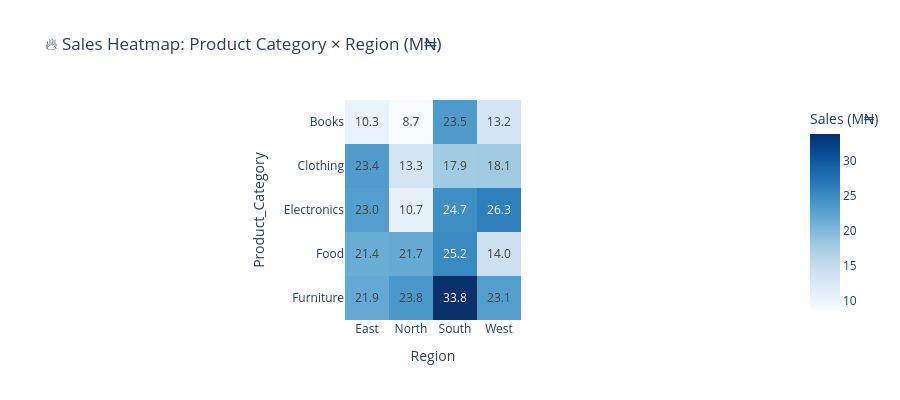

This figure's notebook cell:
### Code cell
#5.4 Category × Region Heatmap
#A heatmap uses colour intensity to show which product category sells best in which region.
#Darker = higher sales. px.imshow() builds it from a pivot table in one line.

pivot = df_balanced.pivot_table(
values='Total_Sales', index='Product_Category',
columns='Region', aggfunc='sum'
) / 1e6
fig = px.imshow(
pivot, text_auto='.1f',
color_continuous_scale='Blues',
title='🔥 Sales Heatmap: Product Category × Region (M₦)',
labels={'color': 'Sales (M₦)'}
)
fig.update_layout(height=400)
fig.show()

### Figure 1 — Plotly figure (JSON) as saved in the notebook; plotly's stock layout.template omitted (floating-point values rounded to 4 significant figures)
{"data": [{"coloraxis": "coloraxis", "hovertemplate": "Region: %{x}<br>Product_Category: %{y}<br>Sales (M₦): %{z}<extra></extra>", "name": "0", "texttemplate": "%{z:.1f}", "type": "heatmap", "x": ["East", "North", "South", "West"], "xaxis": "x", "y": ["Books", "Clothing", "Electronics", "Food", "Furniture"], "yaxis": "y", "z": [[10.35, 8.699, 23.5, 13.23], [23.35, 13.28, 17.94, 18.07], [23.03, 10.67, 24.72, 26.25], [21.43, 21.68, 25.16, 14.02], [21.86, 23.78, 33.85, 23.05]]}], "layout": {"coloraxis": {"colorbar": {"title": {"text": "Sales (M₦)"}}, "colorscale": [[0, "rgb(247,251,255)"], [0.125, "rgb(222,235,247)"], [0.25, "rgb(198,219,239)"], [0.375, "rgb(158,202,225)"], [0.5, "rgb(107,174,214)"], [0.625, "rgb(66,146,198)"], [0.75, "rgb(33,113,181)"], [0.875, "rgb(8,81,156)"], [1, "rgb(8,48,107)"]]}, "height": 400, "title": {"text": "🔥 Sales Heatmap: Product Category × Region (M₦)"}, "xaxis": {"anchor": "y", "constrain": "domain", "domain": [0, 1], "scaleanchor": "y", "title": {"text": "Region"}}, "yaxis": {"anchor": "x", "autorange": "reversed", "constrain": "domain", "domain": [0, 1], "title": {"text": "Product_Category"}}}}
